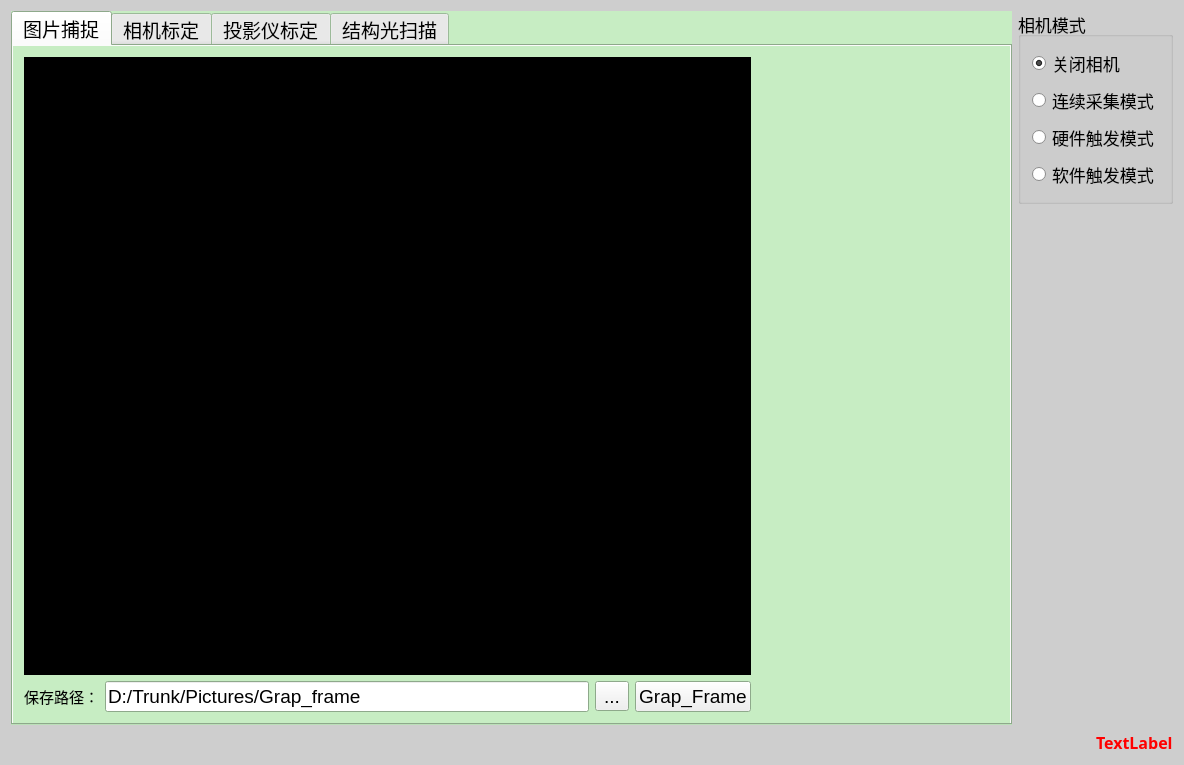
<?xml version="1.0" encoding="UTF-8"?>
<ui version="4.0">
 <class>MainWindow</class>
 <widget class="QMainWindow" name="MainWindow">
  <property name="geometry">
   <rect>
    <x>0</x>
    <y>0</y>
    <width>1184</width>
    <height>765</height>
   </rect>
  </property>
  <property name="palette">
   <palette>
    <active>
     <colorrole role="Base">
      <brush brushstyle="SolidPattern">
       <color alpha="255">
        <red>255</red>
        <green>255</green>
        <blue>255</blue>
       </color>
      </brush>
     </colorrole>
     <colorrole role="Window">
      <brush brushstyle="SolidPattern">
       <color alpha="255">
        <red>206</red>
        <green>206</green>
        <blue>206</blue>
       </color>
      </brush>
     </colorrole>
    </active>
    <inactive>
     <colorrole role="Base">
      <brush brushstyle="SolidPattern">
       <color alpha="255">
        <red>255</red>
        <green>255</green>
        <blue>255</blue>
       </color>
      </brush>
     </colorrole>
     <colorrole role="Window">
      <brush brushstyle="SolidPattern">
       <color alpha="255">
        <red>206</red>
        <green>206</green>
        <blue>206</blue>
       </color>
      </brush>
     </colorrole>
    </inactive>
    <disabled>
     <colorrole role="Base">
      <brush brushstyle="SolidPattern">
       <color alpha="255">
        <red>206</red>
        <green>206</green>
        <blue>206</blue>
       </color>
      </brush>
     </colorrole>
     <colorrole role="Window">
      <brush brushstyle="SolidPattern">
       <color alpha="255">
        <red>206</red>
        <green>206</green>
        <blue>206</blue>
       </color>
      </brush>
     </colorrole>
    </disabled>
   </palette>
  </property>
  <property name="windowTitle">
   <string>StructureLight</string>
  </property>
  <property name="windowIcon">
   <iconset resource="logo.qrc">
    <normaloff>:/Docs/ueg.ico</normaloff>
    <normalon>:/Docs/ueg.ico</normalon>:/Docs/ueg.ico</iconset>
  </property>
  <property name="iconSize">
   <size>
    <width>48</width>
    <height>48</height>
   </size>
  </property>
  <widget class="QWidget" name="centralWidget">
   <layout class="QGridLayout" name="gridLayout">
    <item row="0" column="0">
     <layout class="QHBoxLayout" name="horizontalLayout">
      <item>
       <widget class="QTabWidget" name="tabWidget">
        <property name="enabled">
         <bool>true</bool>
        </property>
        <property name="minimumSize">
         <size>
          <width>977</width>
          <height>541</height>
         </size>
        </property>
        <property name="palette">
         <palette>
          <active>
           <colorrole role="Base">
            <brush brushstyle="SolidPattern">
             <color alpha="255">
              <red>255</red>
              <green>255</green>
              <blue>255</blue>
             </color>
            </brush>
           </colorrole>
           <colorrole role="Window">
            <brush brushstyle="SolidPattern">
             <color alpha="255">
              <red>199</red>
              <green>237</green>
              <blue>195</blue>
             </color>
            </brush>
           </colorrole>
          </active>
          <inactive>
           <colorrole role="Base">
            <brush brushstyle="SolidPattern">
             <color alpha="255">
              <red>255</red>
              <green>255</green>
              <blue>255</blue>
             </color>
            </brush>
           </colorrole>
           <colorrole role="Window">
            <brush brushstyle="SolidPattern">
             <color alpha="255">
              <red>199</red>
              <green>237</green>
              <blue>195</blue>
             </color>
            </brush>
           </colorrole>
          </inactive>
          <disabled>
           <colorrole role="Base">
            <brush brushstyle="SolidPattern">
             <color alpha="255">
              <red>199</red>
              <green>237</green>
              <blue>195</blue>
             </color>
            </brush>
           </colorrole>
           <colorrole role="Window">
            <brush brushstyle="SolidPattern">
             <color alpha="255">
              <red>199</red>
              <green>237</green>
              <blue>195</blue>
             </color>
            </brush>
           </colorrole>
          </disabled>
         </palette>
        </property>
        <property name="font">
         <font>
          <pointsize>14</pointsize>
         </font>
        </property>
        <property name="autoFillBackground">
         <bool>true</bool>
        </property>
        <property name="tabPosition">
         <enum>QTabWidget::North</enum>
        </property>
        <property name="tabShape">
         <enum>QTabWidget::Rounded</enum>
        </property>
        <property name="currentIndex">
         <number>0</number>
        </property>
        <property name="documentMode">
         <bool>false</bool>
        </property>
        <property name="tabsClosable">
         <bool>false</bool>
        </property>
        <property name="movable">
         <bool>true</bool>
        </property>
        <property name="tabBarAutoHide">
         <bool>false</bool>
        </property>
        <widget class="QWidget" name="tab_0">
         <property name="enabled">
          <bool>true</bool>
         </property>
         <property name="autoFillBackground">
          <bool>true</bool>
         </property>
         <attribute name="title">
          <string>图片捕捉</string>
         </attribute>
         <layout class="QGridLayout" name="gridLayout_4">
          <item row="0" column="1">
           <layout class="QVBoxLayout" name="verticalLayout">
            <item>
             <spacer name="verticalSpacer_3">
              <property name="orientation">
               <enum>Qt::Vertical</enum>
              </property>
              <property name="sizeHint" stdset="0">
               <size>
                <width>20</width>
                <height>40</height>
               </size>
              </property>
             </spacer>
            </item>
            <item>
             <spacer name="horizontalSpacer_3">
              <property name="orientation">
               <enum>Qt::Horizontal</enum>
              </property>
              <property name="sizeType">
               <enum>QSizePolicy::Fixed</enum>
              </property>
              <property name="sizeHint" stdset="0">
               <size>
                <width>248</width>
                <height>20</height>
               </size>
              </property>
             </spacer>
            </item>
           </layout>
          </item>
          <item row="0" column="0">
           <widget class="QLabel" name="label_9">
            <property name="palette">
             <palette>
              <active>
               <colorrole role="Base">
                <brush brushstyle="SolidPattern">
                 <color alpha="255">
                  <red>255</red>
                  <green>255</green>
                  <blue>255</blue>
                 </color>
                </brush>
               </colorrole>
               <colorrole role="Window">
                <brush brushstyle="SolidPattern">
                 <color alpha="255">
                  <red>0</red>
                  <green>0</green>
                  <blue>0</blue>
                 </color>
                </brush>
               </colorrole>
              </active>
              <inactive>
               <colorrole role="Base">
                <brush brushstyle="SolidPattern">
                 <color alpha="255">
                  <red>255</red>
                  <green>255</green>
                  <blue>255</blue>
                 </color>
                </brush>
               </colorrole>
               <colorrole role="Window">
                <brush brushstyle="SolidPattern">
                 <color alpha="255">
                  <red>0</red>
                  <green>0</green>
                  <blue>0</blue>
                 </color>
                </brush>
               </colorrole>
              </inactive>
              <disabled>
               <colorrole role="Base">
                <brush brushstyle="SolidPattern">
                 <color alpha="255">
                  <red>0</red>
                  <green>0</green>
                  <blue>0</blue>
                 </color>
                </brush>
               </colorrole>
               <colorrole role="Window">
                <brush brushstyle="SolidPattern">
                 <color alpha="255">
                  <red>0</red>
                  <green>0</green>
                  <blue>0</blue>
                 </color>
                </brush>
               </colorrole>
              </disabled>
             </palette>
            </property>
            <property name="autoFillBackground">
             <bool>true</bool>
            </property>
            <property name="text">
             <string>TextLabel</string>
            </property>
            <property name="scaledContents">
             <bool>true</bool>
            </property>
           </widget>
          </item>
          <item row="1" column="0">
           <layout class="QHBoxLayout" name="horizontalLayout_2">
            <item>
             <widget class="QLabel" name="label_4">
              <property name="font">
               <font>
                <family>仿宋</family>
                <pointsize>11</pointsize>
               </font>
              </property>
              <property name="text">
               <string>保存路径：</string>
              </property>
             </widget>
            </item>
            <item>
             <widget class="QLineEdit" name="lineEdit">
              <property name="text">
               <string>D:/Trunk/Pictures/Grap_frame</string>
              </property>
             </widget>
            </item>
            <item>
             <widget class="QToolButton" name="toolButton_2">
              <property name="text">
               <string>...</string>
              </property>
             </widget>
            </item>
            <item>
             <widget class="QPushButton" name="pushButton">
              <property name="text">
               <string>Grap_Frame</string>
              </property>
              <property name="shortcut">
               <string>Ctrl+G</string>
              </property>
             </widget>
            </item>
           </layout>
          </item>
         </layout>
        </widget>
        <widget class="QWidget" name="tab_1">
         <attribute name="title">
          <string>相机标定</string>
         </attribute>
        </widget>
        <widget class="QWidget" name="tab_2">
         <property name="sizePolicy">
          <sizepolicy hsizetype="Preferred" vsizetype="Preferred">
           <horstretch>11</horstretch>
           <verstretch>10</verstretch>
          </sizepolicy>
         </property>
         <property name="autoFillBackground">
          <bool>true</bool>
         </property>
         <attribute name="title">
          <string>投影仪标定</string>
         </attribute>
         <widget class="QLabel" name="label_10">
          <property name="geometry">
           <rect>
            <x>40</x>
            <y>20</y>
            <width>781</width>
            <height>491</height>
           </rect>
          </property>
          <property name="text">
           <string>TextLabel</string>
          </property>
          <property name="scaledContents">
           <bool>true</bool>
          </property>
         </widget>
        </widget>
        <widget class="QWidget" name="tab_3">
         <property name="autoFillBackground">
          <bool>true</bool>
         </property>
         <attribute name="title">
          <string>结构光扫描</string>
         </attribute>
         <layout class="QGridLayout" name="gridLayout_3">
          <item row="1" column="0">
           <layout class="QHBoxLayout" name="horizontalLayout_4">
            <item>
             <widget class="QLabel" name="label_11">
              <property name="text">
               <string>保存路径：</string>
              </property>
             </widget>
            </item>
            <item>
             <widget class="QLineEdit" name="lineEdit_2">
              <property name="tabletTracking">
               <bool>false</bool>
              </property>
              <property name="text">
               <string>D:/Trunk/Pictures/Hardware_trigger_frame/Htf</string>
              </property>
              <property name="frame">
               <bool>true</bool>
              </property>
              <property name="dragEnabled">
               <bool>false</bool>
              </property>
              <property name="readOnly">
               <bool>false</bool>
              </property>
              <property name="clearButtonEnabled">
               <bool>false</bool>
              </property>
             </widget>
            </item>
            <item>
             <widget class="QToolButton" name="toolButton">
              <property name="text">
               <string>...</string>
              </property>
             </widget>
            </item>
            <item>
             <widget class="QPushButton" name="pushButton_2">
              <property name="text">
               <string>存图</string>
              </property>
             </widget>
            </item>
           </layout>
          </item>
          <item row="0" column="1">
           <layout class="QVBoxLayout" name="verticalLayout_2">
            <item>
             <widget class="QPushButton" name="pushButton_4">
              <property name="text">
               <string>生成点云</string>
              </property>
             </widget>
            </item>
            <item>
             <spacer name="verticalSpacer_2">
              <property name="orientation">
               <enum>Qt::Vertical</enum>
              </property>
              <property name="sizeHint" stdset="0">
               <size>
                <width>20</width>
                <height>40</height>
               </size>
              </property>
             </spacer>
            </item>
            <item>
             <spacer name="horizontalSpacer_2">
              <property name="orientation">
               <enum>Qt::Horizontal</enum>
              </property>
              <property name="sizeType">
               <enum>QSizePolicy::Fixed</enum>
              </property>
              <property name="sizeHint" stdset="0">
               <size>
                <width>178</width>
                <height>20</height>
               </size>
              </property>
             </spacer>
            </item>
           </layout>
          </item>
          <item row="0" column="0">
           <layout class="QGridLayout" name="gridLayout_2">
            <item row="0" column="0">
             <widget class="QLabel" name="label_5">
              <property name="sizePolicy">
               <sizepolicy hsizetype="Preferred" vsizetype="Preferred">
                <horstretch>0</horstretch>
                <verstretch>0</verstretch>
               </sizepolicy>
              </property>
              <property name="palette">
               <palette>
                <active>
                 <colorrole role="Base">
                  <brush brushstyle="SolidPattern">
                   <color alpha="255">
                    <red>255</red>
                    <green>255</green>
                    <blue>255</blue>
                   </color>
                  </brush>
                 </colorrole>
                 <colorrole role="Window">
                  <brush brushstyle="SolidPattern">
                   <color alpha="255">
                    <red>0</red>
                    <green>0</green>
                    <blue>0</blue>
                   </color>
                  </brush>
                 </colorrole>
                </active>
                <inactive>
                 <colorrole role="Base">
                  <brush brushstyle="SolidPattern">
                   <color alpha="255">
                    <red>255</red>
                    <green>255</green>
                    <blue>255</blue>
                   </color>
                  </brush>
                 </colorrole>
                 <colorrole role="Window">
                  <brush brushstyle="SolidPattern">
                   <color alpha="255">
                    <red>0</red>
                    <green>0</green>
                    <blue>0</blue>
                   </color>
                  </brush>
                 </colorrole>
                </inactive>
                <disabled>
                 <colorrole role="Base">
                  <brush brushstyle="SolidPattern">
                   <color alpha="255">
                    <red>0</red>
                    <green>0</green>
                    <blue>0</blue>
                   </color>
                  </brush>
                 </colorrole>
                 <colorrole role="Window">
                  <brush brushstyle="SolidPattern">
                   <color alpha="255">
                    <red>0</red>
                    <green>0</green>
                    <blue>0</blue>
                   </color>
                  </brush>
                 </colorrole>
                </disabled>
               </palette>
              </property>
              <property name="autoFillBackground">
               <bool>true</bool>
              </property>
              <property name="text">
               <string/>
              </property>
              <property name="scaledContents">
               <bool>true</bool>
              </property>
             </widget>
            </item>
            <item row="0" column="1">
             <widget class="QLabel" name="label_6">
              <property name="palette">
               <palette>
                <active>
                 <colorrole role="Base">
                  <brush brushstyle="SolidPattern">
                   <color alpha="255">
                    <red>255</red>
                    <green>255</green>
                    <blue>255</blue>
                   </color>
                  </brush>
                 </colorrole>
                 <colorrole role="Window">
                  <brush brushstyle="SolidPattern">
                   <color alpha="255">
                    <red>0</red>
                    <green>0</green>
                    <blue>0</blue>
                   </color>
                  </brush>
                 </colorrole>
                </active>
                <inactive>
                 <colorrole role="Base">
                  <brush brushstyle="SolidPattern">
                   <color alpha="255">
                    <red>255</red>
                    <green>255</green>
                    <blue>255</blue>
                   </color>
                  </brush>
                 </colorrole>
                 <colorrole role="Window">
                  <brush brushstyle="SolidPattern">
                   <color alpha="255">
                    <red>0</red>
                    <green>0</green>
                    <blue>0</blue>
                   </color>
                  </brush>
                 </colorrole>
                </inactive>
                <disabled>
                 <colorrole role="Base">
                  <brush brushstyle="SolidPattern">
                   <color alpha="255">
                    <red>0</red>
                    <green>0</green>
                    <blue>0</blue>
                   </color>
                  </brush>
                 </colorrole>
                 <colorrole role="Window">
                  <brush brushstyle="SolidPattern">
                   <color alpha="255">
                    <red>0</red>
                    <green>0</green>
                    <blue>0</blue>
                   </color>
                  </brush>
                 </colorrole>
                </disabled>
               </palette>
              </property>
              <property name="autoFillBackground">
               <bool>true</bool>
              </property>
              <property name="text">
               <string/>
              </property>
              <property name="scaledContents">
               <bool>true</bool>
              </property>
             </widget>
            </item>
            <item row="1" column="1">
             <widget class="QLabel" name="label_8">
              <property name="palette">
               <palette>
                <active>
                 <colorrole role="Base">
                  <brush brushstyle="SolidPattern">
                   <color alpha="255">
                    <red>255</red>
                    <green>255</green>
                    <blue>255</blue>
                   </color>
                  </brush>
                 </colorrole>
                 <colorrole role="Window">
                  <brush brushstyle="SolidPattern">
                   <color alpha="255">
                    <red>0</red>
                    <green>0</green>
                    <blue>0</blue>
                   </color>
                  </brush>
                 </colorrole>
                </active>
                <inactive>
                 <colorrole role="Base">
                  <brush brushstyle="SolidPattern">
                   <color alpha="255">
                    <red>255</red>
                    <green>255</green>
                    <blue>255</blue>
                   </color>
                  </brush>
                 </colorrole>
                 <colorrole role="Window">
                  <brush brushstyle="SolidPattern">
                   <color alpha="255">
                    <red>0</red>
                    <green>0</green>
                    <blue>0</blue>
                   </color>
                  </brush>
                 </colorrole>
                </inactive>
                <disabled>
                 <colorrole role="Base">
                  <brush brushstyle="SolidPattern">
                   <color alpha="255">
                    <red>0</red>
                    <green>0</green>
                    <blue>0</blue>
                   </color>
                  </brush>
                 </colorrole>
                 <colorrole role="Window">
                  <brush brushstyle="SolidPattern">
                   <color alpha="255">
                    <red>0</red>
                    <green>0</green>
                    <blue>0</blue>
                   </color>
                  </brush>
                 </colorrole>
                </disabled>
               </palette>
              </property>
              <property name="autoFillBackground">
               <bool>true</bool>
              </property>
              <property name="frameShape">
               <enum>QFrame::NoFrame</enum>
              </property>
              <property name="text">
               <string/>
              </property>
              <property name="scaledContents">
               <bool>true</bool>
              </property>
             </widget>
            </item>
            <item row="1" column="0">
             <widget class="QLabel" name="label_7">
              <property name="palette">
               <palette>
                <active>
                 <colorrole role="Base">
                  <brush brushstyle="SolidPattern">
                   <color alpha="255">
                    <red>255</red>
                    <green>255</green>
                    <blue>255</blue>
                   </color>
                  </brush>
                 </colorrole>
                 <colorrole role="Window">
                  <brush brushstyle="SolidPattern">
                   <color alpha="255">
                    <red>0</red>
                    <green>0</green>
                    <blue>0</blue>
                   </color>
                  </brush>
                 </colorrole>
                </active>
                <inactive>
                 <colorrole role="Base">
                  <brush brushstyle="SolidPattern">
                   <color alpha="255">
                    <red>255</red>
                    <green>255</green>
                    <blue>255</blue>
                   </color>
                  </brush>
                 </colorrole>
                 <colorrole role="Window">
                  <brush brushstyle="SolidPattern">
                   <color alpha="255">
                    <red>0</red>
                    <green>0</green>
                    <blue>0</blue>
                   </color>
                  </brush>
                 </colorrole>
                </inactive>
                <disabled>
                 <colorrole role="Base">
                  <brush brushstyle="SolidPattern">
                   <color alpha="255">
                    <red>0</red>
                    <green>0</green>
                    <blue>0</blue>
                   </color>
                  </brush>
                 </colorrole>
                 <colorrole role="Window">
                  <brush brushstyle="SolidPattern">
                   <color alpha="255">
                    <red>0</red>
                    <green>0</green>
                    <blue>0</blue>
                   </color>
                  </brush>
                 </colorrole>
                </disabled>
               </palette>
              </property>
              <property name="autoFillBackground">
               <bool>true</bool>
              </property>
              <property name="text">
               <string/>
              </property>
              <property name="scaledContents">
               <bool>true</bool>
              </property>
             </widget>
            </item>
           </layout>
          </item>
         </layout>
        </widget>
       </widget>
      </item>
      <item>
       <layout class="QVBoxLayout" name="verticalLayout_5">
        <item>
         <widget class="QGroupBox" name="groupBox">
          <property name="sizePolicy">
           <sizepolicy hsizetype="Fixed" vsizetype="Fixed">
            <horstretch>0</horstretch>
            <verstretch>0</verstretch>
           </sizepolicy>
          </property>
          <property name="font">
           <font>
            <pointsize>13</pointsize>
           </font>
          </property>
          <property name="title">
           <string>相机模式</string>
          </property>
          <property name="checkable">
           <bool>false</bool>
          </property>
          <layout class="QVBoxLayout" name="verticalLayout_4">
           <item>
            <widget class="QRadioButton" name="radioButton_1">
             <property name="text">
              <string>关闭相机</string>
             </property>
             <property name="checked">
              <bool>true</bool>
             </property>
            </widget>
           </item>
           <item>
            <widget class="QRadioButton" name="radioButton_2">
             <property name="text">
              <string>连续采集模式</string>
             </property>
            </widget>
           </item>
           <item>
            <widget class="QRadioButton" name="radioButton_3">
             <property name="text">
              <string>硬件触发模式</string>
             </property>
            </widget>
           </item>
           <item>
            <widget class="QRadioButton" name="radioButton_4">
             <property name="text">
              <string>软件触发模式</string>
             </property>
            </widget>
           </item>
          </layout>
         </widget>
        </item>
        <item>
         <spacer name="verticalSpacer">
          <property name="orientation">
           <enum>Qt::Vertical</enum>
          </property>
          <property name="sizeHint" stdset="0">
           <size>
            <width>20</width>
            <height>40</height>
           </size>
          </property>
         </spacer>
        </item>
       </layout>
      </item>
     </layout>
    </item>
    <item row="1" column="0">
     <layout class="QHBoxLayout" name="horizontalLayout_3">
      <item>
       <spacer name="horizontalSpacer">
        <property name="orientation">
         <enum>Qt::Horizontal</enum>
        </property>
        <property name="sizeHint" stdset="0">
         <size>
          <width>40</width>
          <height>20</height>
         </size>
        </property>
       </spacer>
      </item>
      <item>
       <widget class="QLabel" name="label">
        <property name="palette">
         <palette>
          <active>
           <colorrole role="WindowText">
            <brush brushstyle="SolidPattern">
             <color alpha="255">
              <red>255</red>
              <green>0</green>
              <blue>0</blue>
             </color>
            </brush>
           </colorrole>
          </active>
          <inactive>
           <colorrole role="WindowText">
            <brush brushstyle="SolidPattern">
             <color alpha="255">
              <red>255</red>
              <green>0</green>
              <blue>0</blue>
             </color>
            </brush>
           </colorrole>
          </inactive>
          <disabled>
           <colorrole role="WindowText">
            <brush brushstyle="SolidPattern">
             <color alpha="255">
              <red>120</red>
              <green>120</green>
              <blue>120</blue>
             </color>
            </brush>
           </colorrole>
          </disabled>
         </palette>
        </property>
        <property name="font">
         <font>
          <family>宋体</family>
          <pointsize>12</pointsize>
          <weight>75</weight>
          <bold>true</bold>
         </font>
        </property>
        <property name="text">
         <string>TextLabel</string>
        </property>
        <property name="textFormat">
         <enum>Qt::AutoText</enum>
        </property>
       </widget>
      </item>
     </layout>
    </item>
   </layout>
  </widget>
  <widget class="QMenuBar" name="menuBar">
   <property name="geometry">
    <rect>
     <x>0</x>
     <y>0</y>
     <width>1184</width>
     <height>23</height>
    </rect>
   </property>
  </widget>
 </widget>
 <layoutdefault spacing="6" margin="11"/>
 <resources>
  <include location="logo.qrc"/>
 </resources>
 <connections/>
</ui>
